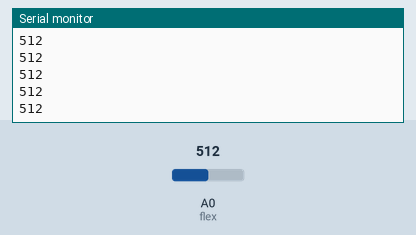
Recording of a sketch running on a simulated Arduino Uno, built with avr-gcc and run on an emulated ATmega328P. Shown: the last lines printed to the serial monitor. Inputs (shaded band) come from the test bench; at power-on: A0 (flex) = 512.

Above: at 1.2 s.
1.3 s: A0 (flex) set to 716
At 1.31 s:
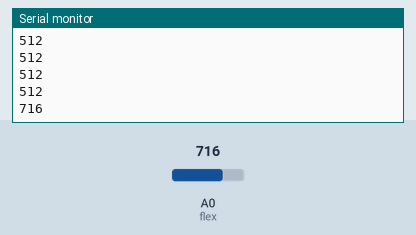
2.8 s: A0 (flex) set to 900
At 2.81 s:
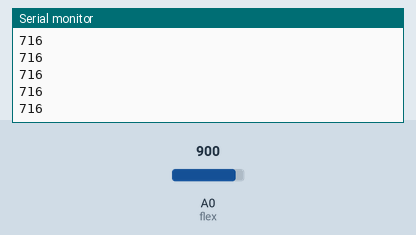
Timing chart, 0 to 5.8 s (numbered marks = the images above; inputs shaded):
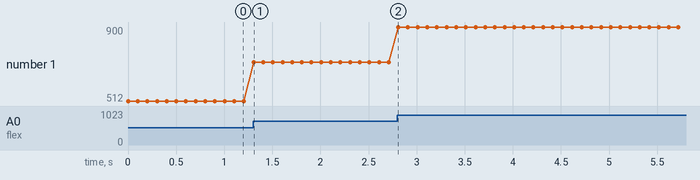

The sketch:

Flex_Sensor.ino
```cpp
int flex = A0;
void setup()
{
  pinMode(flex,INPUT);
  Serial.begin(9600);
}
void loop()
{
 int value = analogRead(flex);
  Serial.println(value);
 value = map(value,0,1023,0,255);
   delay(100);
}
```

Measured:
- after the input at 1.3 s, the serial monitor: prints a new line at once (image 1)
- plotted number 1: 512 → 716 after the input at 1.3 s, 716 → 900 after the input at 2.8 s
